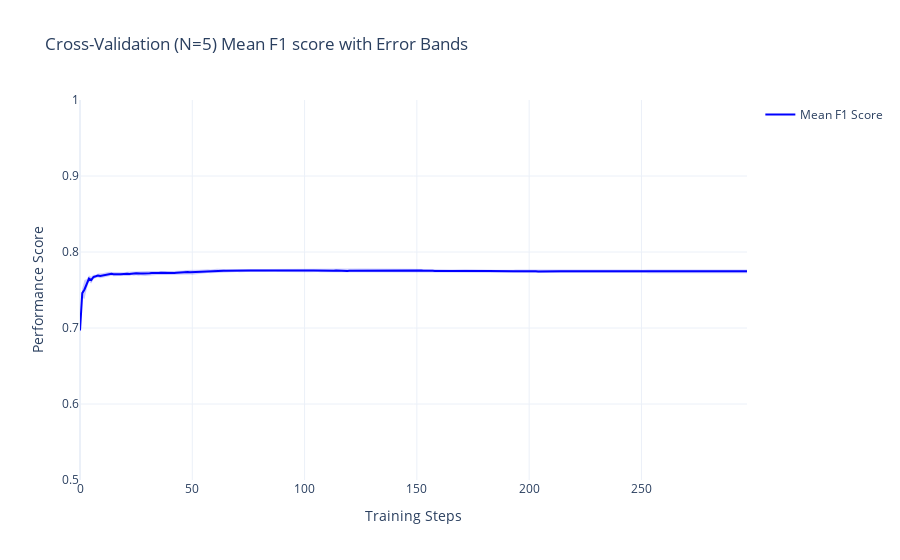

Notebook code cell kept with this figure:
### Code cell
import plotly.graph_objects as go
import numpy as np

# Create figure
fig = go.Figure()

# Konwertuj do numpy arrays
iterations = cv_results["iterations"].values
mean_f1 = cv_results["test-F1-mean"].values
std_f1 = cv_results["test-F1-std"].values

# Add shaded error region NAJPIERW (żeby była pod linią)
fig.add_trace(
    go.Scatter(
        x=np.concatenate([iterations, iterations[::-1]]),
        y=np.concatenate([mean_f1 + std_f1, (mean_f1 - std_f1)[::-1]]),
        fill="toself",
        fillcolor="rgba(0, 0, 255, 0.2)",
        line=dict(width=0),
        showlegend=False,
        hoverinfo='skip',
        name='±1 std'
    )
)

# Add mean performance line
fig.add_trace(
    go.Scatter(
        x=iterations,
        y=mean_f1,
        mode="lines",
        name="Mean F1 Score",
        line=dict(color="blue", width=2)
    )
)

# Customize layout
fig.update_layout(
    title="Cross-Validation (N=5) Mean F1 score with Error Bands",
    xaxis_title="Training Steps",
    yaxis_title="Performance Score",
    template="plotly_white",
    yaxis=dict(range=[0.5, 1]),
    hovermode='x unified'
)

fig.show()

try:
    fig.write_image(outfolder / "test_f1.png")
    print("Wykres zapisany przez plotly")
except Exception as e:
    print(f"Błąd plotly: {e}")
    print("Używam matplotlib...")
    
    # Fallback do matplotlib
    import matplotlib.pyplot as plt
    
    plt.figure(figsize=(10, 6))
    plt.fill_between(iterations, mean_f1 - std_f1, mean_f1 + std_f1, 
                     alpha=0.2, color='blue', label='±1 std')
    plt.plot(iterations, mean_f1, 'b-', linewidth=2, label='Mean F1 Score')
    
    plt.title("Cross-Validation (N=5) Mean F1 score with Error Bands")
    plt.xlabel("Training Steps")
    plt.ylabel("Performance Score")
    plt.ylim(0.5, 1)
    plt.legend()
    plt.grid(True, alpha=0.3)
    
    plt.savefig(outfolder / "test_f1.png", dpi=300, bbox_inches='tight')
    plt.show()
    print("Wykres zapisany przez matplotlib")

### Figure 1 — Plotly figure (JSON) as saved in the notebook; plotly's stock layout.template omitted (floating-point values rounded to 4 significant figures; data arrays with more than 128 entries replaced by an {"elided": "..."} marker saying what was removed)
{"data": [{"fill": "toself", "fillcolor": "rgba(0, 0, 255, 0.2)", "hoverinfo": "skip", "line": {"width": 0}, "name": "±1 std", "showlegend": false, "type": "scatter", "x": {"elided": "596 int values"}, "y": {"elided": "596 float values"}}, {"line": {"color": "blue", "width": 2}, "mode": "lines", "name": "Mean F1 Score", "type": "scatter", "x": {"elided": "298 int values"}, "y": {"elided": "298 float values"}}], "layout": {"hovermode": "x unified", "title": {"text": "Cross-Validation (N=5) Mean F1 score with Error Bands"}, "xaxis": {"title": {"text": "Training Steps"}}, "yaxis": {"range": [0.5, 1], "title": {"text": "Performance Score"}}}}
